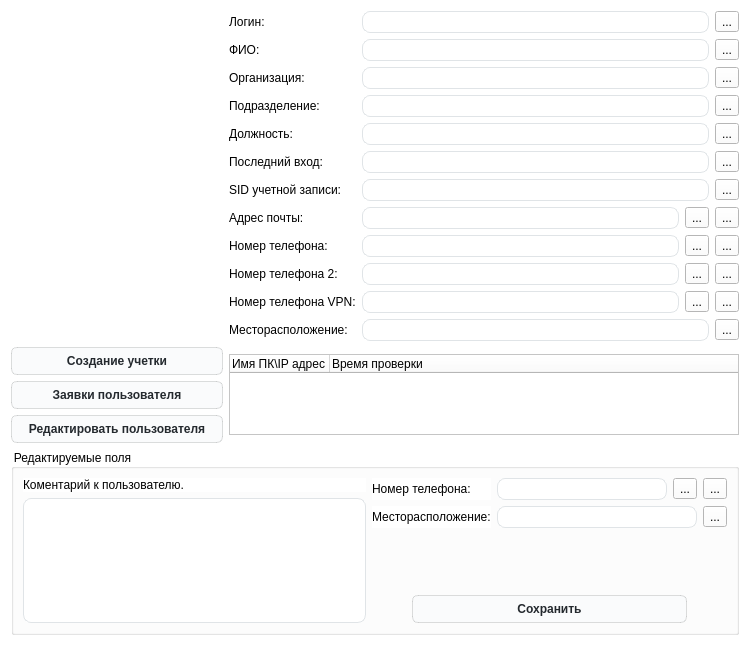
<?xml version="1.0" encoding="UTF-8"?>
<ui version="4.0">
 <class>newTab</class>
 <widget class="QWidget" name="newTab">
  <property name="geometry">
   <rect>
    <x>0</x>
    <y>0</y>
    <width>750</width>
    <height>646</height>
   </rect>
  </property>
  <property name="windowTitle">
   <string>Form</string>
  </property>
  <property name="styleSheet">
   <string notr="true">background-color: rgb(255, 255, 255);</string>
  </property>
  <layout class="QGridLayout" name="gridLayout">
   <item row="0" column="0">
    <spacer name="verticalSpacer_3">
     <property name="orientation">
      <enum>Qt::Vertical</enum>
     </property>
     <property name="sizeHint" stdset="0">
      <size>
       <width>20</width>
       <height>82</height>
      </size>
     </property>
    </spacer>
   </item>
   <item row="0" column="1" rowspan="3">
    <layout class="QHBoxLayout" name="horizontalLayout_12">
     <item>
      <layout class="QVBoxLayout" name="verticalLayout_2">
       <item>
        <widget class="QLabel" name="label">
         <property name="minimumSize">
          <size>
           <width>70</width>
           <height>0</height>
          </size>
         </property>
         <property name="text">
          <string>Логин:</string>
         </property>
        </widget>
       </item>
       <item>
        <widget class="QLabel" name="label_8">
         <property name="text">
          <string>ФИО:</string>
         </property>
        </widget>
       </item>
       <item>
        <widget class="QLabel" name="label_11">
         <property name="text">
          <string>Организация:</string>
         </property>
        </widget>
       </item>
       <item>
        <widget class="QLabel" name="label_6">
         <property name="text">
          <string>Подразделение:</string>
         </property>
        </widget>
       </item>
       <item>
        <widget class="QLabel" name="label_2">
         <property name="text">
          <string>Должность:</string>
         </property>
        </widget>
       </item>
       <item>
        <widget class="QLabel" name="label_12">
         <property name="text">
          <string>Последний вход:</string>
         </property>
        </widget>
       </item>
       <item>
        <widget class="QLabel" name="label_10">
         <property name="text">
          <string>SID учетной записи:</string>
         </property>
        </widget>
       </item>
       <item>
        <widget class="QLabel" name="label_9">
         <property name="text">
          <string>Адрес почты:</string>
         </property>
        </widget>
       </item>
       <item>
        <widget class="QLabel" name="label_5">
         <property name="text">
          <string>Номер телефона:</string>
         </property>
        </widget>
       </item>
       <item>
        <widget class="QLabel" name="label_4">
         <property name="text">
          <string>Номер телефона 2:</string>
         </property>
        </widget>
       </item>
       <item>
        <widget class="QLabel" name="label_3">
         <property name="text">
          <string>Номер телефона VPN:</string>
         </property>
        </widget>
       </item>
       <item>
        <widget class="QLabel" name="label_7">
         <property name="text">
          <string>Месторасположение:</string>
         </property>
        </widget>
       </item>
      </layout>
     </item>
     <item>
      <layout class="QVBoxLayout" name="verticalLayout">
       <item>
        <layout class="QHBoxLayout" name="horizontalLayout">
         <item>
          <widget class="QLineEdit" name="lineLogin">
           <property name="toolTip">
            <string/>
           </property>
           <property name="styleSheet">
            <string notr="true">border-radius: 8px;
  border: 1px solid #e0e4e7;
  padding: 2px 15px;</string>
           </property>
           <property name="readOnly">
            <bool>true</bool>
           </property>
          </widget>
         </item>
         <item>
          <widget class="QToolButton" name="tbLogin">
           <property name="toolTip">
            <string>Скопировать в буфер обмена.</string>
           </property>
           <property name="text">
            <string>...</string>
           </property>
           <property name="icon">
            <iconset resource="files.qrc">
             <normaloff>:/icon/img/clipboard.png</normaloff>:/icon/img/clipboard.png</iconset>
           </property>
          </widget>
         </item>
        </layout>
       </item>
       <item>
        <layout class="QHBoxLayout" name="horizontalLayout_3">
         <item>
          <widget class="QLineEdit" name="lineName">
           <property name="toolTip">
            <string/>
           </property>
           <property name="styleSheet">
            <string notr="true">border-radius: 8px;
  border: 1px solid #e0e4e7;
  padding: 2px 15px;</string>
           </property>
           <property name="readOnly">
            <bool>true</bool>
           </property>
          </widget>
         </item>
         <item>
          <widget class="QToolButton" name="tbName">
           <property name="toolTip">
            <string>Скопировать в буфер обмена.</string>
           </property>
           <property name="text">
            <string>...</string>
           </property>
           <property name="icon">
            <iconset resource="files.qrc">
             <normaloff>:/icon/img/clipboard.png</normaloff>:/icon/img/clipboard.png</iconset>
           </property>
          </widget>
         </item>
        </layout>
       </item>
       <item>
        <layout class="QHBoxLayout" name="horizontalLayout_11">
         <item>
          <widget class="QLineEdit" name="lineOrg">
           <property name="styleSheet">
            <string notr="true">border-radius: 8px;
  border: 1px solid #e0e4e7;
  padding: 2px 15px;</string>
           </property>
           <property name="readOnly">
            <bool>true</bool>
           </property>
          </widget>
         </item>
         <item>
          <widget class="QToolButton" name="tbOrg">
           <property name="text">
            <string>...</string>
           </property>
           <property name="icon">
            <iconset resource="files.qrc">
             <normaloff>:/icon/img/clipboard.png</normaloff>:/icon/img/clipboard.png</iconset>
           </property>
          </widget>
         </item>
        </layout>
       </item>
       <item>
        <layout class="QHBoxLayout" name="horizontalLayout_4">
         <item>
          <widget class="QLineEdit" name="lineUnit">
           <property name="toolTip">
            <string/>
           </property>
           <property name="styleSheet">
            <string notr="true">border-radius: 8px;
  border: 1px solid #e0e4e7;
  padding: 2px 15px;</string>
           </property>
           <property name="readOnly">
            <bool>true</bool>
           </property>
          </widget>
         </item>
         <item>
          <widget class="QToolButton" name="tbUnit">
           <property name="toolTip">
            <string>Скопировать в буфер обмена.</string>
           </property>
           <property name="text">
            <string>...</string>
           </property>
           <property name="icon">
            <iconset resource="files.qrc">
             <normaloff>:/icon/img/clipboard.png</normaloff>:/icon/img/clipboard.png</iconset>
           </property>
          </widget>
         </item>
        </layout>
       </item>
       <item>
        <layout class="QHBoxLayout" name="horizontalLayout_5">
         <item>
          <widget class="QLineEdit" name="linePosition">
           <property name="toolTip">
            <string/>
           </property>
           <property name="styleSheet">
            <string notr="true">border-radius: 8px;
  border: 1px solid #e0e4e7;
  padding: 2px 15px;</string>
           </property>
           <property name="readOnly">
            <bool>true</bool>
           </property>
          </widget>
         </item>
         <item>
          <widget class="QToolButton" name="tbPosition">
           <property name="toolTip">
            <string>Скопировать в буфер обмена.</string>
           </property>
           <property name="text">
            <string>...</string>
           </property>
           <property name="icon">
            <iconset resource="files.qrc">
             <normaloff>:/icon/img/clipboard.png</normaloff>:/icon/img/clipboard.png</iconset>
           </property>
          </widget>
         </item>
        </layout>
       </item>
       <item>
        <layout class="QHBoxLayout" name="horizontalLayout_13">
         <item>
          <widget class="QLineEdit" name="lineLast">
           <property name="styleSheet">
            <string notr="true">border-radius: 8px;
  border: 1px solid #e0e4e7;
  padding: 2px 15px;</string>
           </property>
           <property name="readOnly">
            <bool>true</bool>
           </property>
          </widget>
         </item>
         <item>
          <widget class="QToolButton" name="tbLast">
           <property name="text">
            <string>...</string>
           </property>
           <property name="icon">
            <iconset resource="files.qrc">
             <normaloff>:/icon/img/clipboard.png</normaloff>:/icon/img/clipboard.png</iconset>
           </property>
          </widget>
         </item>
        </layout>
       </item>
       <item>
        <layout class="QHBoxLayout" name="horizontalLayout_10">
         <item>
          <widget class="QLineEdit" name="lineSID">
           <property name="toolTip">
            <string/>
           </property>
           <property name="styleSheet">
            <string notr="true">border-radius: 8px;
  border: 1px solid #e0e4e7;
  padding: 2px 15px;</string>
           </property>
           <property name="readOnly">
            <bool>true</bool>
           </property>
          </widget>
         </item>
         <item>
          <widget class="QToolButton" name="tbSID">
           <property name="toolTip">
            <string>Скопировать в буфер обмена.</string>
           </property>
           <property name="text">
            <string>...</string>
           </property>
           <property name="icon">
            <iconset resource="files.qrc">
             <normaloff>:/icon/img/clipboard.png</normaloff>:/icon/img/clipboard.png</iconset>
           </property>
          </widget>
         </item>
        </layout>
       </item>
       <item>
        <layout class="QHBoxLayout" name="horizontalLayout_7">
         <item>
          <widget class="QLineEdit" name="lineEmail">
           <property name="toolTip">
            <string/>
           </property>
           <property name="styleSheet">
            <string notr="true">border-radius: 8px;
  border: 1px solid #e0e4e7;
  padding: 2px 15px;</string>
           </property>
           <property name="readOnly">
            <bool>true</bool>
           </property>
          </widget>
         </item>
         <item>
          <widget class="QToolButton" name="tbEmailTo">
           <property name="toolTip">
            <string>Отправить письмо по адресу.</string>
           </property>
           <property name="text">
            <string>...</string>
           </property>
           <property name="icon">
            <iconset resource="files.qrc">
             <normaloff>:/icon/img/mail.png</normaloff>:/icon/img/mail.png</iconset>
           </property>
          </widget>
         </item>
         <item>
          <widget class="QToolButton" name="tbEmail">
           <property name="toolTip">
            <string>Скопировать в буфер обмена.</string>
           </property>
           <property name="text">
            <string>...</string>
           </property>
           <property name="icon">
            <iconset resource="files.qrc">
             <normaloff>:/icon/img/clipboard.png</normaloff>:/icon/img/clipboard.png</iconset>
           </property>
          </widget>
         </item>
        </layout>
       </item>
       <item>
        <layout class="QHBoxLayout" name="horizontalLayout_8">
         <item>
          <widget class="QLineEdit" name="lineTel1">
           <property name="toolTip">
            <string/>
           </property>
           <property name="styleSheet">
            <string notr="true">border-radius: 8px;
  border: 1px solid #e0e4e7;
  padding: 2px 15px;</string>
           </property>
           <property name="readOnly">
            <bool>true</bool>
           </property>
          </widget>
         </item>
         <item>
          <widget class="QToolButton" name="tbcall1">
           <property name="toolTip">
            <string>Позвонить по номеру.</string>
           </property>
           <property name="text">
            <string>...</string>
           </property>
           <property name="icon">
            <iconset resource="files.qrc">
             <normaloff>:/icon/img/telephone-call.png</normaloff>:/icon/img/telephone-call.png</iconset>
           </property>
          </widget>
         </item>
         <item>
          <widget class="QToolButton" name="tbTel1">
           <property name="toolTip">
            <string>Скопировать в буфер обмена.</string>
           </property>
           <property name="text">
            <string>...</string>
           </property>
           <property name="icon">
            <iconset resource="files.qrc">
             <normaloff>:/icon/img/clipboard.png</normaloff>:/icon/img/clipboard.png</iconset>
           </property>
          </widget>
         </item>
        </layout>
       </item>
       <item>
        <layout class="QHBoxLayout" name="horizontalLayout_9">
         <item>
          <widget class="QLineEdit" name="lineTel2">
           <property name="toolTip">
            <string/>
           </property>
           <property name="styleSheet">
            <string notr="true">border-radius: 8px;
  border: 1px solid #e0e4e7;
  padding: 2px 15px;</string>
           </property>
           <property name="readOnly">
            <bool>true</bool>
           </property>
          </widget>
         </item>
         <item>
          <widget class="QToolButton" name="tbcall2">
           <property name="toolTip">
            <string>Позвонить по номеру.</string>
           </property>
           <property name="text">
            <string>...</string>
           </property>
           <property name="icon">
            <iconset resource="files.qrc">
             <normaloff>:/icon/img/telephone-call.png</normaloff>:/icon/img/telephone-call.png</iconset>
           </property>
          </widget>
         </item>
         <item>
          <widget class="QToolButton" name="tbTel2">
           <property name="toolTip">
            <string>Скопировать в буфер обмена.</string>
           </property>
           <property name="text">
            <string>...</string>
           </property>
           <property name="icon">
            <iconset resource="files.qrc">
             <normaloff>:/icon/img/clipboard.png</normaloff>:/icon/img/clipboard.png</iconset>
           </property>
          </widget>
         </item>
        </layout>
       </item>
       <item>
        <layout class="QHBoxLayout" name="horizontalLayout_6">
         <item>
          <widget class="QLineEdit" name="lineVPN">
           <property name="toolTip">
            <string/>
           </property>
           <property name="styleSheet">
            <string notr="true">border-radius: 8px;
  border: 1px solid #e0e4e7;
  padding: 2px 15px;</string>
           </property>
           <property name="readOnly">
            <bool>true</bool>
           </property>
          </widget>
         </item>
         <item>
          <widget class="QToolButton" name="tbcall3">
           <property name="toolTip">
            <string>Позвонить по номеру.</string>
           </property>
           <property name="text">
            <string>...</string>
           </property>
           <property name="icon">
            <iconset resource="files.qrc">
             <normaloff>:/icon/img/telephone-call.png</normaloff>:/icon/img/telephone-call.png</iconset>
           </property>
          </widget>
         </item>
         <item>
          <widget class="QToolButton" name="tbVPN">
           <property name="toolTip">
            <string>Скопировать в буфер обмена.</string>
           </property>
           <property name="text">
            <string>...</string>
           </property>
           <property name="icon">
            <iconset resource="files.qrc">
             <normaloff>:/icon/img/clipboard.png</normaloff>:/icon/img/clipboard.png</iconset>
           </property>
          </widget>
         </item>
        </layout>
       </item>
       <item>
        <layout class="QHBoxLayout" name="horizontalLayout_2">
         <item>
          <widget class="QLineEdit" name="lineLocation">
           <property name="toolTip">
            <string/>
           </property>
           <property name="styleSheet">
            <string notr="true">border-radius: 8px;
  border: 1px solid #e0e4e7;
  padding: 2px 15px;</string>
           </property>
           <property name="readOnly">
            <bool>true</bool>
           </property>
          </widget>
         </item>
         <item>
          <widget class="QToolButton" name="tbLocation">
           <property name="toolTip">
            <string>Скопировать в буфер обмена.</string>
           </property>
           <property name="text">
            <string>...</string>
           </property>
           <property name="icon">
            <iconset resource="files.qrc">
             <normaloff>:/icon/img/clipboard.png</normaloff>:/icon/img/clipboard.png</iconset>
           </property>
          </widget>
         </item>
        </layout>
       </item>
      </layout>
     </item>
    </layout>
   </item>
   <item row="1" column="0">
    <widget class="QLabel" name="userIcon">
     <property name="enabled">
      <bool>true</bool>
     </property>
     <property name="minimumSize">
      <size>
       <width>212</width>
       <height>212</height>
      </size>
     </property>
     <property name="maximumSize">
      <size>
       <width>212</width>
       <height>212</height>
      </size>
     </property>
     <property name="autoFillBackground">
      <bool>false</bool>
     </property>
     <property name="text">
      <string/>
     </property>
     <property name="pixmap">
      <pixmap resource="files.qrc">:/icon/img/user.png</pixmap>
     </property>
     <property name="scaledContents">
      <bool>false</bool>
     </property>
     <property name="alignment">
      <set>Qt::AlignCenter</set>
     </property>
    </widget>
   </item>
   <item row="2" column="0">
    <spacer name="verticalSpacer_2">
     <property name="orientation">
      <enum>Qt::Vertical</enum>
     </property>
     <property name="sizeHint" stdset="0">
      <size>
       <width>20</width>
       <height>40</height>
      </size>
     </property>
    </spacer>
   </item>
   <item row="3" column="0">
    <layout class="QVBoxLayout" name="verticalLayout_4">
     <item>
      <widget class="QPushButton" name="butOpenCreate">
       <property name="styleSheet">
        <string notr="true">background-color: #FAFBFC;
  border: 1px solid rgba(27, 31, 35, 0.15);
  border-radius: 6px;
  box-shadow: rgba(27, 31, 35, 0.04) 0 1px 0, rgba(255, 255, 255, 0.25) 0 1px 0 inset;
  box-sizing: border-box;
  color: #24292E;
  cursor: pointer;
  display: inline-block;
  font-family: -apple-system, system-ui, &quot;Segoe UI&quot;, Helvetica, Arial, sans-serif, &quot;Apple Color Emoji&quot;, &quot;Segoe UI Emoji&quot;;
  font-size: 12px;
  font-weight: 500;
  line-height: 20px;
  list-style: none;
  padding: 6px 16px;
  position: relative;
  transition: background-color 0.2s cubic-bezier(0.3, 0, 0.5, 1);
  user-select: none;
  -webkit-user-select: none;
  touch-action: manipulation;
  vertical-align: middle;
  white-space: nowrap;
  word-wrap: break-word;</string>
       </property>
       <property name="text">
        <string>Создание учетки</string>
       </property>
      </widget>
     </item>
     <item>
      <widget class="QPushButton" name="butOpenUser">
       <property name="styleSheet">
        <string notr="true">background-color: #FAFBFC;
  border: 1px solid rgba(27, 31, 35, 0.15);
  border-radius: 6px;
  box-shadow: rgba(27, 31, 35, 0.04) 0 1px 0, rgba(255, 255, 255, 0.25) 0 1px 0 inset;
  box-sizing: border-box;
  color: #24292E;
  cursor: pointer;
  display: inline-block;
  font-family: -apple-system, system-ui, &quot;Segoe UI&quot;, Helvetica, Arial, sans-serif, &quot;Apple Color Emoji&quot;, &quot;Segoe UI Emoji&quot;;
  font-size: 12px;
  font-weight: 500;
  line-height: 20px;
  list-style: none;
  padding: 6px 16px;
  position: relative;
  transition: background-color 0.2s cubic-bezier(0.3, 0, 0.5, 1);
  user-select: none;
  -webkit-user-select: none;
  touch-action: manipulation;
  vertical-align: middle;
  white-space: nowrap;
  word-wrap: break-word;</string>
       </property>
       <property name="text">
        <string>Заявки пользователя</string>
       </property>
      </widget>
     </item>
     <item>
      <widget class="QPushButton" name="butEditUser">
       <property name="styleSheet">
        <string notr="true">background-color: #FAFBFC;
  border: 1px solid rgba(27, 31, 35, 0.15);
  border-radius: 6px;
  box-shadow: rgba(27, 31, 35, 0.04) 0 1px 0, rgba(255, 255, 255, 0.25) 0 1px 0 inset;
  box-sizing: border-box;
  color: #24292E;
  cursor: pointer;
  display: inline-block;
  font-family: -apple-system, system-ui, &quot;Segoe UI&quot;, Helvetica, Arial, sans-serif, &quot;Apple Color Emoji&quot;, &quot;Segoe UI Emoji&quot;;
  font-size: 12px;
  font-weight: 500;
  line-height: 20px;
  list-style: none;
  padding: 6px 16px;
  position: relative;
  transition: background-color 0.2s cubic-bezier(0.3, 0, 0.5, 1);
  user-select: none;
  -webkit-user-select: none;
  touch-action: manipulation;
  vertical-align: middle;
  white-space: nowrap;
  word-wrap: break-word;</string>
       </property>
       <property name="text">
        <string>Редактировать пользователя</string>
       </property>
      </widget>
     </item>
    </layout>
   </item>
   <item row="3" column="1">
    <widget class="QTreeWidget" name="pc_name">
     <property name="maximumSize">
      <size>
       <width>16777215</width>
       <height>81</height>
      </size>
     </property>
     <property name="uniformRowHeights">
      <bool>false</bool>
     </property>
     <column>
      <property name="text">
       <string>Имя ПК\IP адрес</string>
      </property>
     </column>
     <column>
      <property name="text">
       <string>Время проверки</string>
      </property>
     </column>
    </widget>
   </item>
   <item row="4" column="0" colspan="2">
    <widget class="QGroupBox" name="groupBox">
     <property name="title">
      <string>Редактируемые поля</string>
     </property>
     <layout class="QGridLayout" name="gridLayout_4">
      <item row="0" column="0">
       <layout class="QVBoxLayout" name="verticalLayout_6">
        <item>
         <widget class="QLabel" name="label_14">
          <property name="text">
           <string>Коментарий к пользователю.</string>
          </property>
         </widget>
        </item>
        <item>
         <widget class="QTextEdit" name="textComment">
          <property name="styleSheet">
           <string notr="true">border-radius: 8px;
  border: 1px solid #e0e4e7;
  padding: 5px 15px;</string>
          </property>
          <property name="html">
           <string>&lt;!DOCTYPE HTML PUBLIC &quot;-//W3C//DTD HTML 4.0//EN&quot; &quot;http://www.w3.org/TR/REC-html40/strict.dtd&quot;&gt;
&lt;html&gt;&lt;head&gt;&lt;meta name=&quot;qrichtext&quot; content=&quot;1&quot; /&gt;&lt;style type=&quot;text/css&quot;&gt;
p, li { white-space: pre-wrap; }
&lt;/style&gt;&lt;/head&gt;&lt;body style=&quot; font-family:'MS Shell Dlg 2'; font-size:8.25pt; font-weight:400; font-style:normal;&quot;&gt;
&lt;p style=&quot;-qt-paragraph-type:empty; margin-top:0px; margin-bottom:0px; margin-left:0px; margin-right:0px; -qt-block-indent:0; text-indent:0px;&quot;&gt;&lt;br /&gt;&lt;/p&gt;&lt;/body&gt;&lt;/html&gt;</string>
          </property>
         </widget>
        </item>
       </layout>
      </item>
      <item row="0" column="1">
       <layout class="QVBoxLayout" name="verticalLayout_9">
        <item>
         <layout class="QHBoxLayout" name="horizontalLayout_15">
          <item>
           <layout class="QVBoxLayout" name="verticalLayout_8">
            <item>
             <widget class="QLabel" name="label_13">
              <property name="text">
               <string>Номер телефона:</string>
              </property>
             </widget>
            </item>
            <item>
             <widget class="QLabel" name="label_15">
              <property name="maximumSize">
               <size>
                <width>139</width>
                <height>25</height>
               </size>
              </property>
              <property name="text">
               <string>Месторасположение:</string>
              </property>
             </widget>
            </item>
           </layout>
          </item>
          <item>
           <layout class="QVBoxLayout" name="verticalLayout_7">
            <item>
             <layout class="QHBoxLayout" name="horizontalLayout_14">
              <item>
               <widget class="QLineEdit" name="lineTel3">
                <property name="toolTip">
                 <string/>
                </property>
                <property name="styleSheet">
                 <string notr="true">border-radius: 8px;
  border: 1px solid #e0e4e7;
  padding: 2px 15px;</string>
                </property>
                <property name="readOnly">
                 <bool>false</bool>
                </property>
               </widget>
              </item>
              <item>
               <widget class="QToolButton" name="tbcall4">
                <property name="toolTip">
                 <string>Позвонить по номеру.</string>
                </property>
                <property name="text">
                 <string>...</string>
                </property>
                <property name="icon">
                 <iconset resource="files.qrc">
                  <normaloff>:/icon/img/telephone-call.png</normaloff>:/icon/img/telephone-call.png</iconset>
                </property>
               </widget>
              </item>
              <item>
               <widget class="QToolButton" name="tbTel3">
                <property name="toolTip">
                 <string>Скопировать в буфер обмена.</string>
                </property>
                <property name="text">
                 <string>...</string>
                </property>
                <property name="icon">
                 <iconset resource="files.qrc">
                  <normaloff>:/icon/img/clipboard.png</normaloff>:/icon/img/clipboard.png</iconset>
                </property>
               </widget>
              </item>
             </layout>
            </item>
            <item>
             <layout class="QHBoxLayout" name="horizontalLayout_16">
              <item>
               <widget class="QLineEdit" name="lineLocation2">
                <property name="toolTip">
                 <string/>
                </property>
                <property name="styleSheet">
                 <string notr="true">border-radius: 8px;
  border: 1px solid #e0e4e7;
  padding: 2px 15px;</string>
                </property>
                <property name="readOnly">
                 <bool>false</bool>
                </property>
               </widget>
              </item>
              <item>
               <widget class="QToolButton" name="tbLocation2">
                <property name="toolTip">
                 <string>Скопировать в буфер обмена.</string>
                </property>
                <property name="text">
                 <string>...</string>
                </property>
                <property name="icon">
                 <iconset resource="files.qrc">
                  <normaloff>:/icon/img/clipboard.png</normaloff>:/icon/img/clipboard.png</iconset>
                </property>
               </widget>
              </item>
             </layout>
            </item>
           </layout>
          </item>
         </layout>
        </item>
        <item>
         <spacer name="verticalSpacer">
          <property name="orientation">
           <enum>Qt::Vertical</enum>
          </property>
          <property name="sizeHint" stdset="0">
           <size>
            <width>20</width>
            <height>40</height>
           </size>
          </property>
         </spacer>
        </item>
        <item>
         <layout class="QHBoxLayout" name="horizontalLayout_17">
          <item>
           <spacer name="horizontalSpacer">
            <property name="orientation">
             <enum>Qt::Horizontal</enum>
            </property>
            <property name="sizeHint" stdset="0">
             <size>
              <width>40</width>
              <height>20</height>
             </size>
            </property>
           </spacer>
          </item>
          <item>
           <widget class="QPushButton" name="butSave">
            <property name="minimumSize">
             <size>
              <width>275</width>
              <height>0</height>
             </size>
            </property>
            <property name="styleSheet">
             <string notr="true">background-color: #FAFBFC;
  border: 1px solid rgba(27, 31, 35, 0.15);
  border-radius: 6px;
  box-shadow: rgba(27, 31, 35, 0.04) 0 1px 0, rgba(255, 255, 255, 0.25) 0 1px 0 inset;
  box-sizing: border-box;
  color: #24292E;
  cursor: pointer;
  display: inline-block;
  font-family: -apple-system, system-ui, &quot;Segoe UI&quot;, Helvetica, Arial, sans-serif, &quot;Apple Color Emoji&quot;, &quot;Segoe UI Emoji&quot;;
  font-size: 12px;
  font-weight: 500;
  line-height: 20px;
  list-style: none;
  padding: 6px 16px;
  position: relative;
  transition: background-color 0.2s cubic-bezier(0.3, 0, 0.5, 1);
  user-select: none;
  -webkit-user-select: none;
  touch-action: manipulation;
  vertical-align: middle;
  white-space: nowrap;
  word-wrap: break-word;</string>
            </property>
            <property name="text">
             <string>Сохранить</string>
            </property>
           </widget>
          </item>
          <item>
           <spacer name="horizontalSpacer_2">
            <property name="orientation">
             <enum>Qt::Horizontal</enum>
            </property>
            <property name="sizeHint" stdset="0">
             <size>
              <width>40</width>
              <height>20</height>
             </size>
            </property>
           </spacer>
          </item>
         </layout>
        </item>
       </layout>
      </item>
     </layout>
    </widget>
   </item>
  </layout>
 </widget>
 <resources>
  <include location="files.qrc"/>
 </resources>
 <connections/>
</ui>
